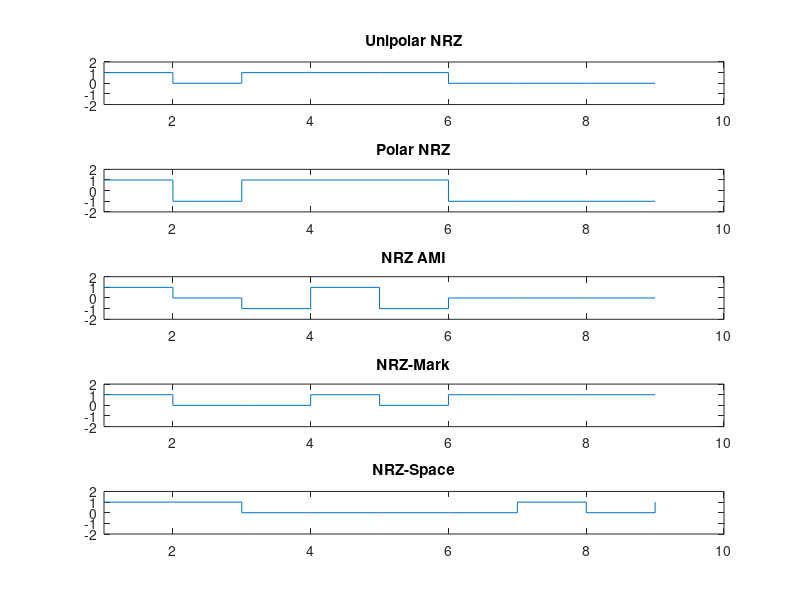

Source code (MATLAB):
a=[ 1 0 1 1 1 0 0 0]; 
U=a; 
n=length(a); 
U(n+1)=U(n); 
%POLAR 
P=a; 
for k=1:n; 
if a(k)==0 
P(k)=-1; 
end 
P(n+1)=P(n); 
end 
%Bipolar 
B=a; 
f = -1; 
for k=1:n; 
if B(k)==1; 
if f==-1; 
B(k)=1; f=1; 
else 
B(k)=-1; f=-1; 
end 
end 
B(n+1)=B(n); 
end 
%Mark 
M(1)=1; 
for k=1:n; 
M(k+1)=xor(M(k), a(k)); 
end 
%Space 
S(1)=1; 
for k=1:n 
S(k+1)=not(xor(S(k), a(k))); 
end 
%Plotting Waves 
subplot(5, 1, 1); 
stairs(U) 
axis([1 n+2 -2 2]) 
title('Unipolar NRZ')  
subplot(5, 1, 2); 
stairs(P) 
axis([1 n+2 -2 2]) 
title('Polar NRZ')  
subplot(5, 1, 3);
stairs(B) 
axis([1 n+2 -2 2])  
title('NRZ AMI')  
subplot(5, 1, 4); 
stairs(M) 
axis([1 n+2 -2 2]) 
title('NRZ-Mark')  
subplot(5, 1, 5); 
stairs(S) 
axis([1 n+2 -2 2]) 
title('NRZ-Space')
